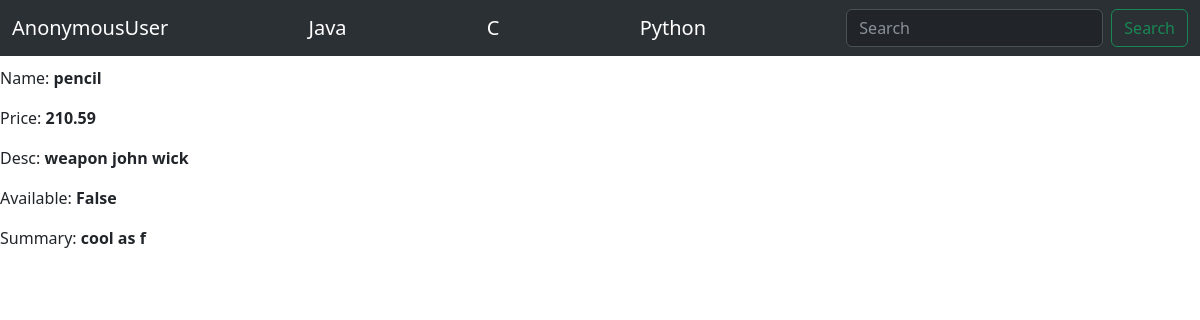
The app's page /products/view_products/1/, older data.
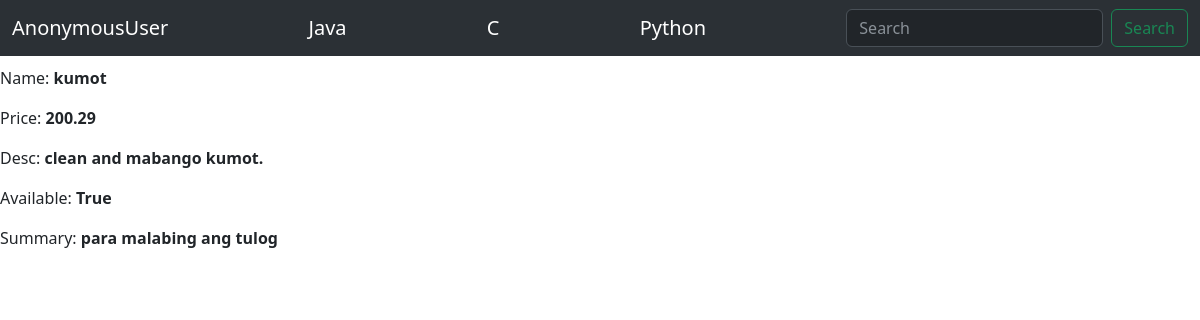
The same page, newer data.
### products/models.py (models this page shows)
class Products(models.Model):
    name = models.CharField(max_length=120)
    desc = models.TextField(blank=True, null=True, max_length=40)
    price = models.DecimalField(decimal_places=2, max_digits=1000000)
    avail = models.BooleanField(default=False)
    summary = models.TextField(default="summary...")

### products/views.py (the view)
# urls.py: path("view_products/<int:prod_id>/", views.view_product_details),
def view_product_details(request, prod_id):
    try:
        item = Products.objects.get(id=prod_id)
        res = {
        "name":item.name,
        "price":item.price,
        "desc":item.desc,
        "avail":item.avail,
        "summary":item.summary
        }
    except Products.DoesNotExist:
        raise Http404
    return render(request, "product/item_details.html", res)

### products/templates/product/item_details.html
{% extends "bork.html" %}
    {% block content %}
        <h3>Item: </h3>
        <p>Name: <b>{{ name }}</b></p>
        <p>Price: <b>{{ price }}</b></p>
        <p>Desc: <b>{{ desc }}</b></p>
        <p>Available: <b>{{ avail }}</b></p>
        <p>Summary: <b>{{ summary }}</b></p>
    {% endblock %}

Row changes from the older to the newer data that the page shows:
changed Products: name "pencil" → "kumot"; price "210.59" → "200.29"; desc "weapon john wick" → "clean and mabango kumot."; summary "cool as f" → "para malabing ang tulog"
Text that changed along with them:
{{ avail }}: "False" → "True"
